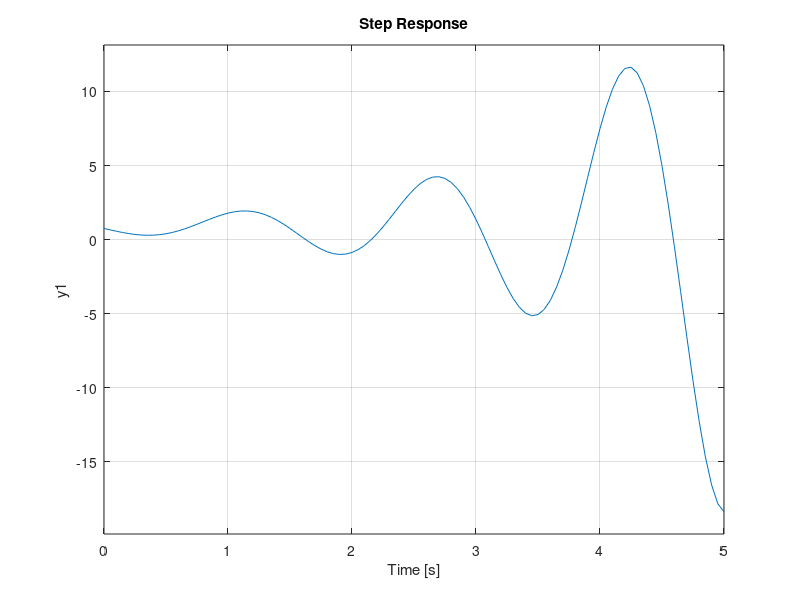

The MATLAB source for this figure:
s = tf('s');

G = (s^2 - 4*s + 20) / ((s+2) * (s + 4));
rlocus(G)
axis equal

K = [1.5, 2, 0.456, 3 ];5

step(feedback(K(1)*G, 1),5) %marginally stable
step(feedback(K(2)*G, 1),5)
step(feedback(K(3)*G, 1),5)
step(feedback(K(4)*G, 1),5)
